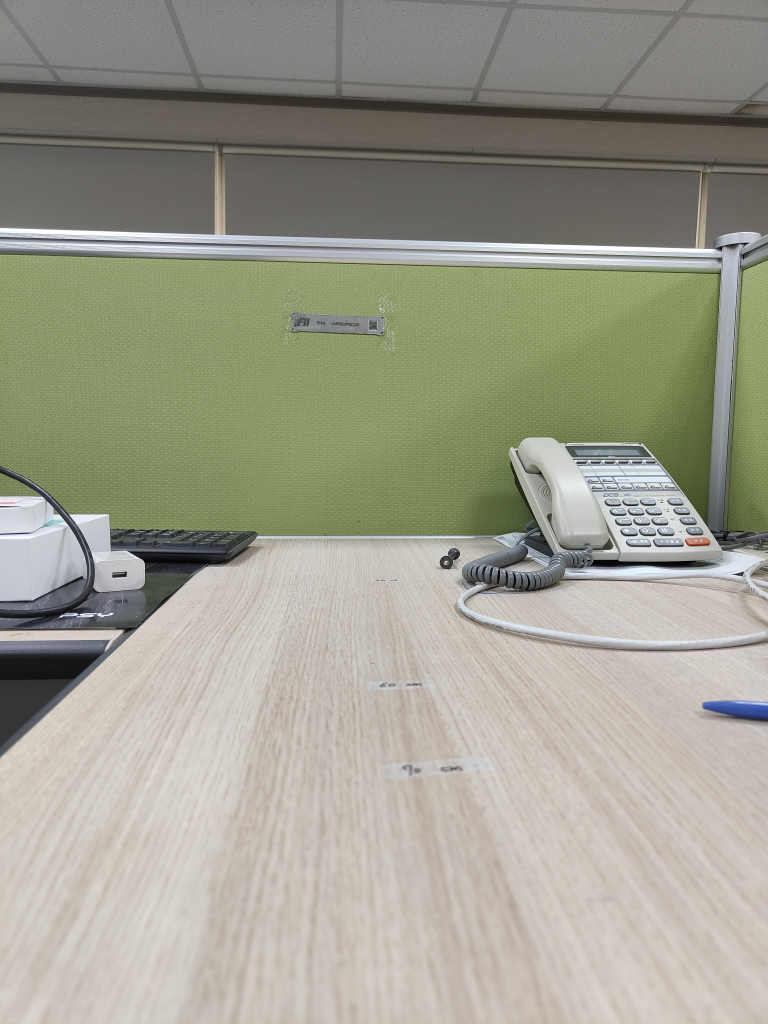
#> input picture QR_100_1.jpg, 3072 x 4096 px, given in place of YauYuModule_30.jpg, which was not available (shown at 1/4 size)
$ jupyter execute --allow-errors QRcodeScanner.ipynb   (text cells are left out)
#> lines starting #> are read from the running program, lines starting #| are printed output that depends on the picture; after the words box and inside, x2 and y2 are one past the last pixel; in counts of white or black regions, pixels touching at a corner belong together; pictures that were not available may be replaced by others from this repository, and a replacement may not be noted
[cell 1]
import cv2
import numpy as np
from matplotlib import pyplot as plt
from pyzbar import pyzbar
from PIL import Image, ImageEnhance

def boxSize(arr):
    global data
    box_roll = np.rollaxis(arr,1,0)   # 轉置矩陣，把 x 放在同一欄，y 放在同一欄
    xmax = int(np.amax(box_roll[0]))  # 取出 x 最大值
    xmin = int(np.amin(box_roll[0]))  # 取出 x 最小值
    ymax = int(np.amax(box_roll[1]))  # 取出 y 最大值
    ymin = int(np.amin(box_roll[1]))  # 取出 y 最小值
    return (xmin,ymin,xmax,ymax)

def sharpen(img, sigma=300):
    # sigma = 5、15、25
    blur_img = cv2.GaussianBlur(img, (0, 0), sigma)
    usm = cv2.addWeighted(img, 1.5, blur_img, -0.5, 0)

    # [11 lines of commented-out code are left out]

    return usm

def gama_transfer(img,power1):
    if len(img.shape) == 3:
         img= cv2.cvtColor(img,cv2.COLOR_BGR2RGB)
    img = 255*np.power(img/255,power1)
    img = np.around(img)
    img[img>255] = 255
    out_img = img.astype(np.uint8)
    return out_img

# 返回指定大小形狀的結構元素
# shape 的內容：cv2.MORPH_RECT ( 矩形 )、cv2.MORPH_CROSS ( 十字交叉 )、cv2.MORPH_ELLIPSE ( 橢圓形 )
# ksize 的格式：(x, y)

[cell 2]
img = cv2.imread("YaoYuModule/ver1/YauYuModule_30.jpg")
#> img is the input picture: shape (4096, 3072, 3); mean B, G, R 142.2, 157.3, 157.6
b,g,r = cv2.split(img)
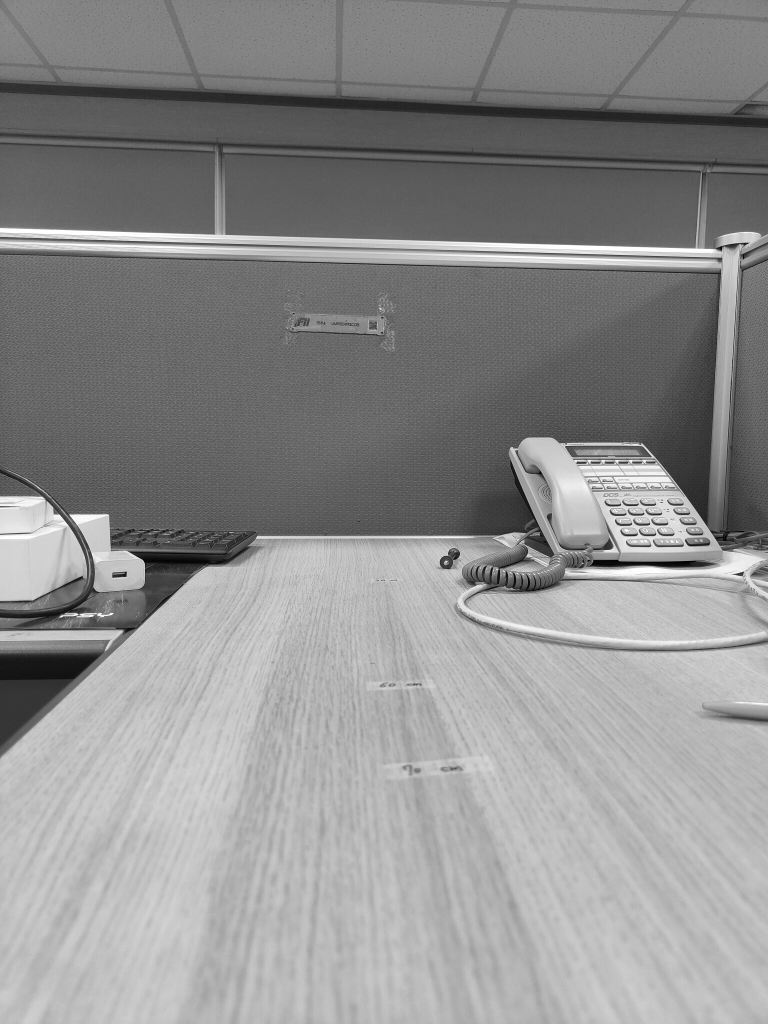
#> b: shape (4096, 3072) (shown at 1/4 size); min 0, max 255, mean 142.2
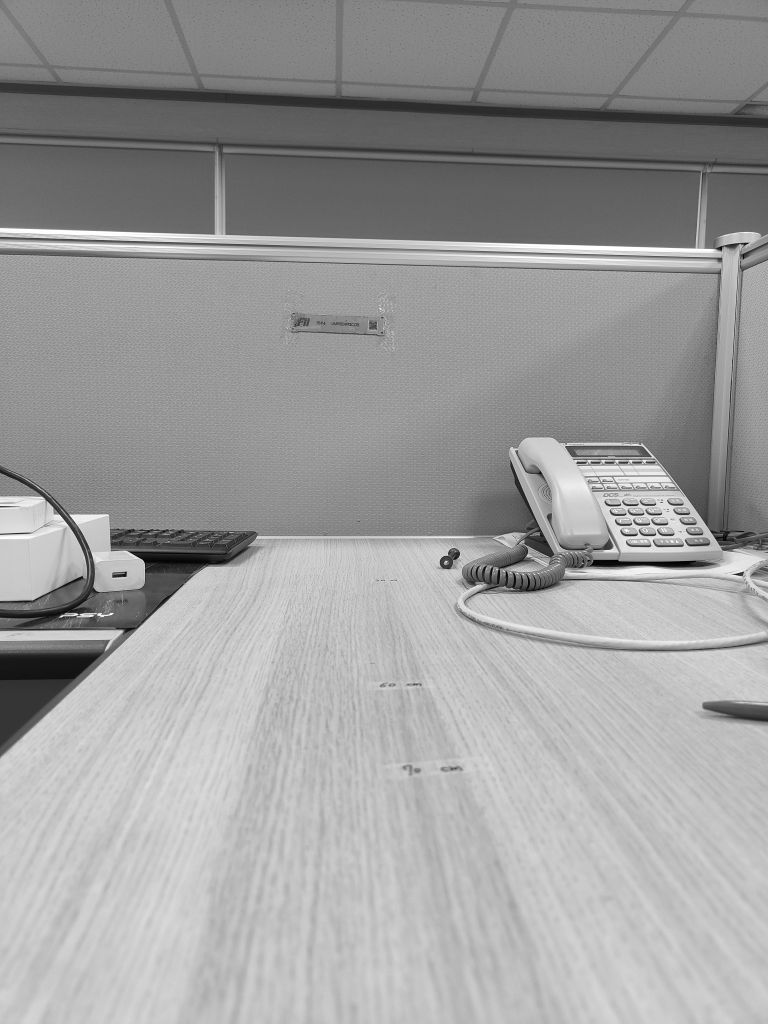
#> g: shape (4096, 3072) (shown at 1/4 size); min 0, max 255, mean 157.3
rgb_img = cv2.merge([r,g,b])

#img = sharpen(img)

img1 = cv2.cvtColor(img, cv2.COLOR_BGR2GRAY)
ret, img1 = cv2.threshold(img1, 70, 255, cv2.THRESH_BINARY)
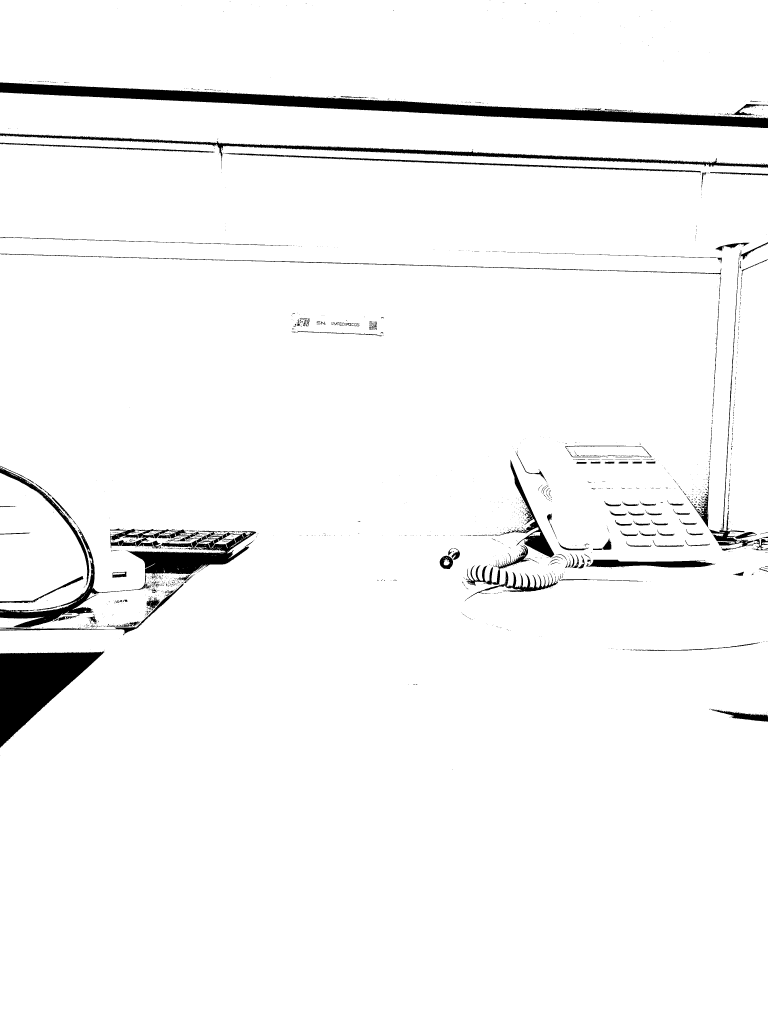
#> img1: shape (4096, 3072) (shown at 1/4 size); 96.4% white; 2248 black regions (1974 under 20 px), largest, box (x1, y1, x2, y2) and area: (0, 330, 3072, 512) 124541, (0, 2605, 418, 2992) 78259, (0, 533, 3072, 673) 36889

img1 = cv2.GaussianBlur(img1, (5, 5), 2)
output1 = cv2.Canny(img1, 40, 250)
#> output1: shape (4096, 3072); 0.76% white in thin lines or dots, all inside (x1, y1, x2, y2) = (0, 12, 3072, 2993)
rect_kernel = cv2.getStructuringElement(cv2.MORPH_CROSS, (11, 11))
output1 = cv2.morphologyEx(output1, cv2.MORPH_CLOSE, rect_kernel)
#> output1: shape (4096, 3072); 2.1% white; 218 white regions (51 under 20 px), largest, box (x1, y1, x2, y2) and area: (0, 1862, 1028, 2541) 70702, (1858, 1839, 2572, 2406) 28292, (2745, 969, 3072, 2214) 22777

#ret, output1 = cv2.threshold(img1, 50, 255, cv2.THRESH_BINARY)

kernel1 = cv2.getStructuringElement(cv2.MORPH_RECT, (7, 7))
kernel2 = cv2.getStructuringElement(cv2.MORPH_RECT, (9, 9))
output1 = cv2.dilate(output1, kernel2)  # 侵蝕
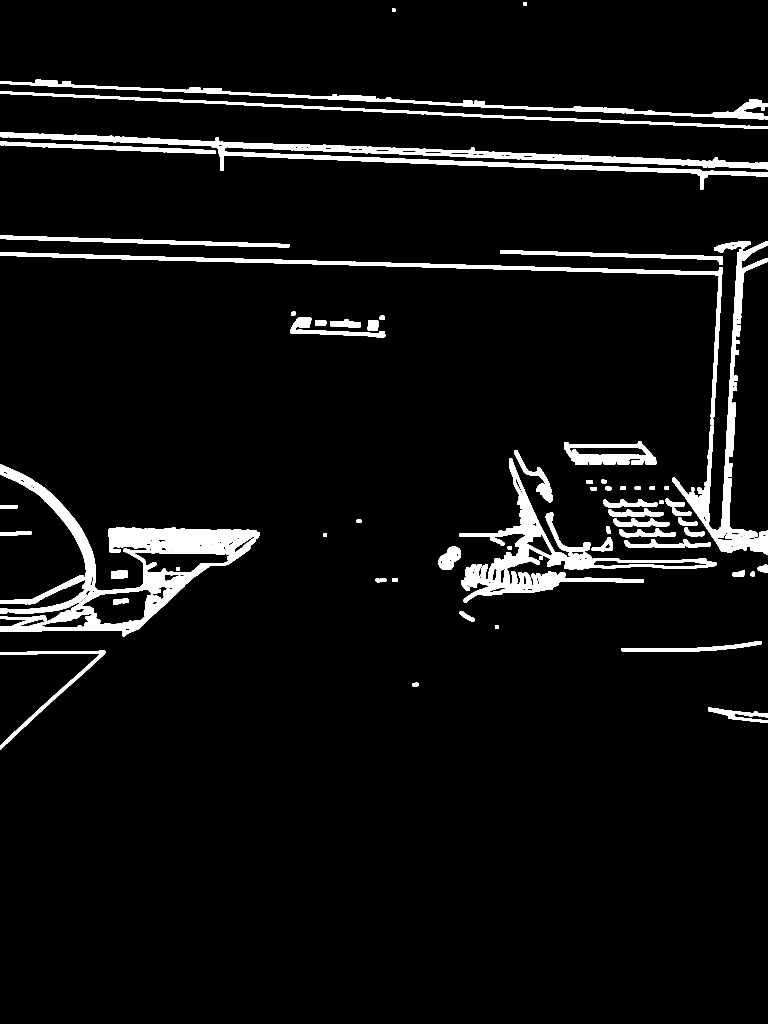
#> output1: shape (4096, 3072) (shown at 1/4 size); 5.4% white; 70 white regions, largest, box (x1, y1, x2, y2) and area: (0, 1858, 1038, 2545) 139080, (0, 529, 3072, 758) 101285, (1838, 1835, 2865, 2410) 82301
output1 = cv2.erode(output1, kernel1)   # 膨脹
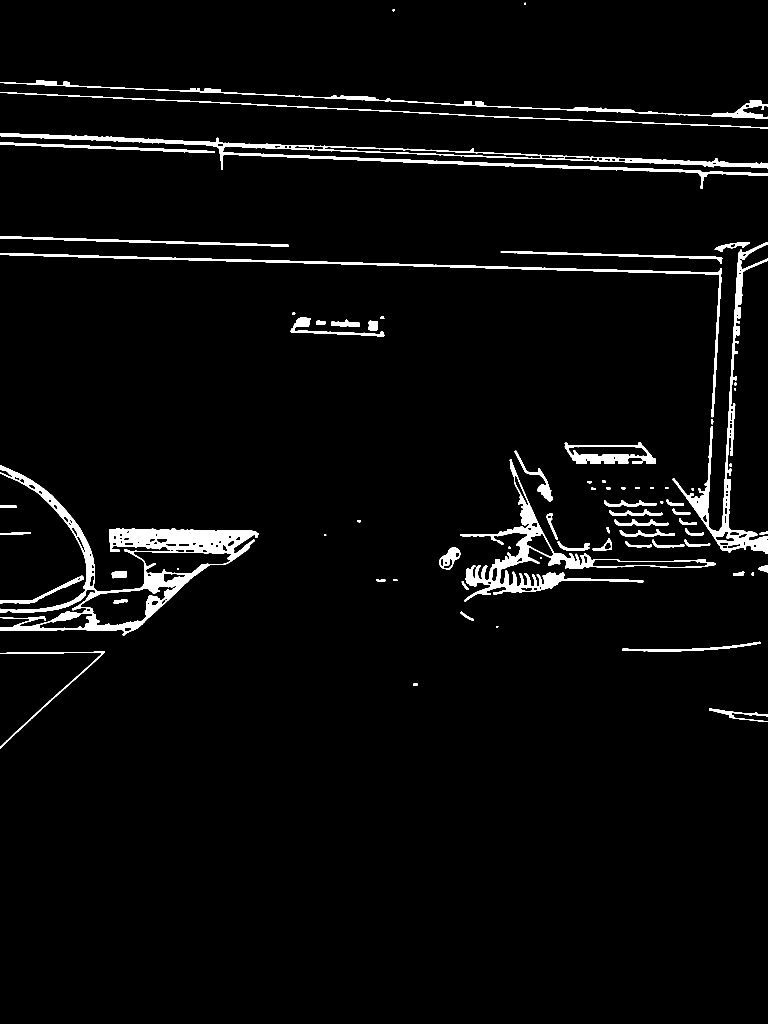
#> output1: shape (4096, 3072) (shown at 1/4 size); 3.2% white; 75 white regions, largest, box (x1, y1, x2, y2) and area: (0, 1861, 1035, 2542) 98075, (0, 532, 3072, 755) 57203, (1841, 1838, 2862, 2407) 50681


#output1 = cv2.adaptiveThreshold(img1, 255, cv2.ADAPTIVE_THRESH_MEAN_C, cv2.THRESH_BINARY, 3, 30)
#ret, output1 = cv2.threshold(img1, 50, 255,cv2.THRESH_BINARY+cv2.THRESH_OTSU)
height, width = output1.shape[:2]
#> height = 4096; width = 3072

#plt.imshow(img1)
plt.imshow(output1[700:1100, 800:1700], cmap='gray', vmin = 0, vmax = 255)
#plt.imshow(output1, cmap='gray', vmin = 0, vmax = 255)
#plt.imshow(output1[1250:1350, 1450:1550], cmap='gray', vmin = 0, vmax = 255)
print(height, width)
#| 4096 3072
tmp = 1000
y1 = 0
y2 = tmp
x1 = 0
x2 = tmp

qrcode = cv2.QRCodeDetector()
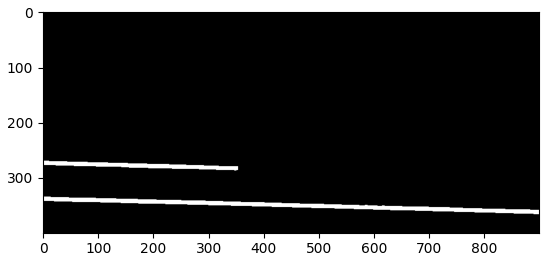
#> figure drawn by matplotlib, 1 panel
